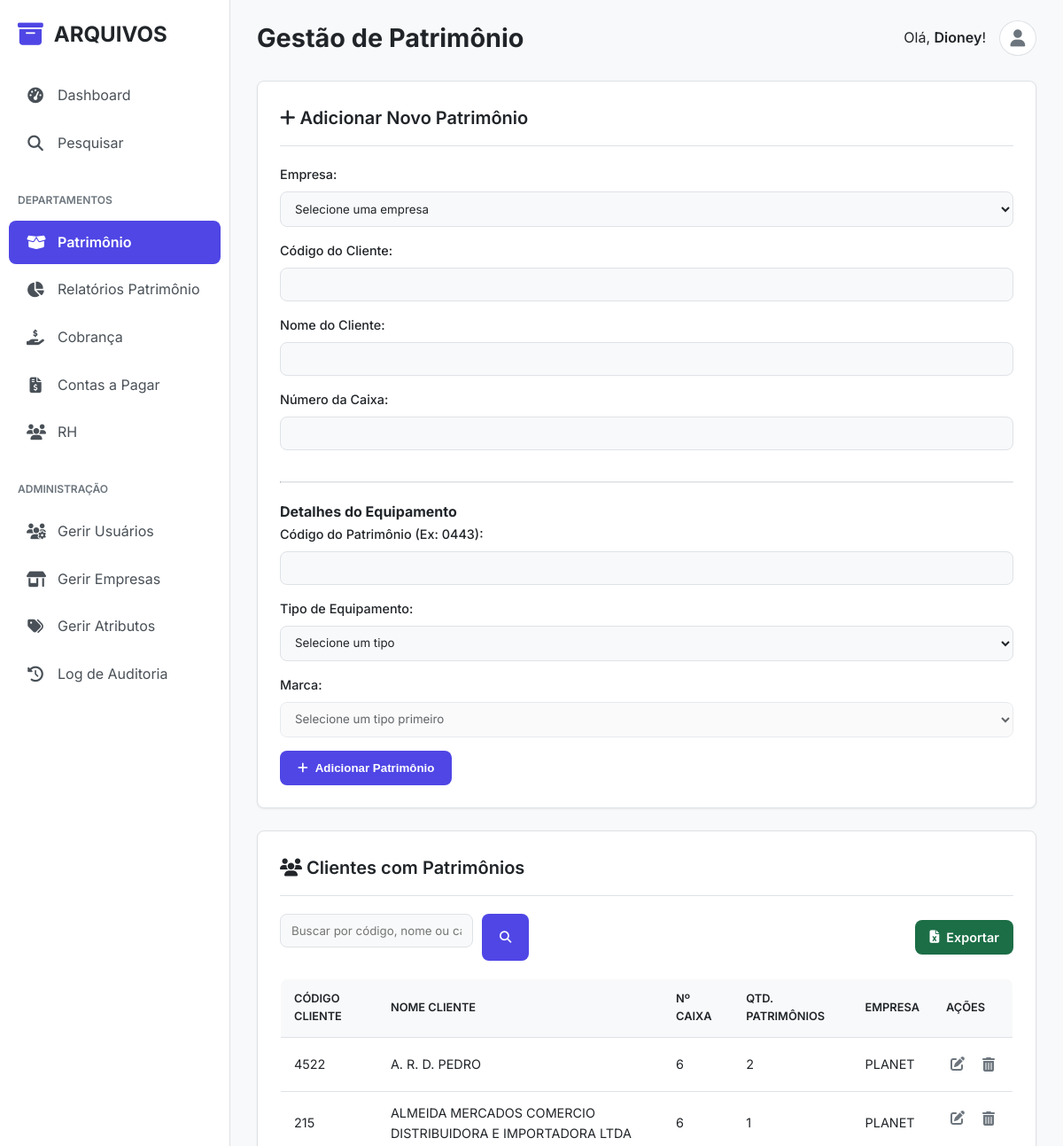
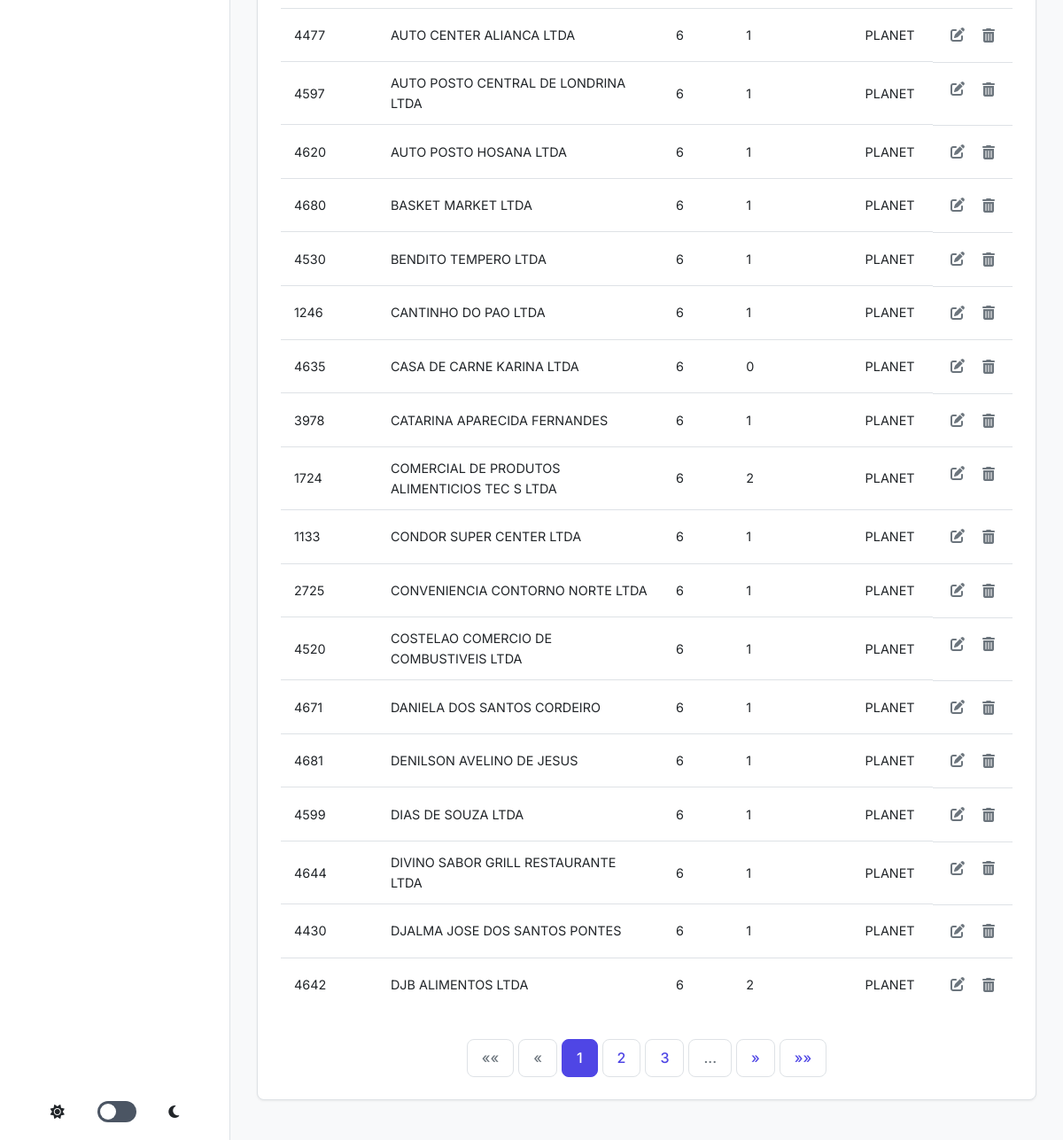
Page /patrimonio/dashboard (signed in) on the committed database (2 pictures, top to bottom).
### tables this page shows
CREATE TABLE clientes (
            id INTEGER PRIMARY KEY AUTOINCREMENT,
            codigo_cliente TEXT NOT NULL,
            nome_cliente TEXT NOT NULL,
            numero_caixa TEXT NOT NULL DEFAULT '',
            store_id INTEGER,
            UNIQUE(codigo_cliente, store_id),
            FOREIGN KEY (store_id) REFERENCES stores(id)
        );

CREATE TABLE stores (
            id INTEGER PRIMARY KEY AUTOINCREMENT,
            name TEXT UNIQUE NOT NULL
        );

### app.py (the view, shortened to what this page needs)
@app.route('/patrimonio/dashboard', methods=['GET', 'POST'])
@login_required
@role_required(['super_admin', 'admin_patrimonio'])
def patrimonio_dashboard():
    db = get_db()
    page = request.args.get('page', 1, type=int)
    search_query = request.args.get('search', '').strip()
    params = []
    where_clauses = []
    if session['role'] != 'super_admin':
        where_clauses.append("c.store_id = ?")
        params.append(session.get('store_id'))
    if search_query:
        search_term = f"%{search_query}%"
        where_clauses.append("(c.codigo_cliente LIKE ? OR c.nome_cliente LIKE ? OR c.numero_caixa LIKE ?)")
        params.extend([search_term, search_term, search_term])
    base_query = "FROM clientes c LEFT JOIN stores s ON c.store_id = s.id"
    if where_clauses:
        base_query += " WHERE " + " AND ".join(where_clauses)
    total_items = db.execute(f"SELECT COUNT(c.id) {base_query}", params).fetchone()[0]
    total_pages = (total_items + PER_PAGE - 1) // PER_PAGE if total_items > 0 else 1
    offset = (page - 1) * PER_PAGE
    clientes_raw = db.execute(f"SELECT c.*, s.name as store_name {base_query} ORDER BY c.nome_cliente ASC LIMIT ? OFFSET ?", params + [PER_PAGE, offset]).fetchall()
    clientes_list = []
    for cliente in clientes_raw:
        cliente_dict = dict(cliente)
        count = db.execute("SELECT COUNT(id) FROM patrimonio_items WHERE cliente_id = ?", (cliente_dict['id'],)).fetchone()[0]
        cliente_dict['patrimonio_count'] = count
        clientes_list.append(cliente_dict)
    tipos = db.execute("SELECT * FROM tipos_equipamento ORDER BY nome").fetchall()
    stores = db.execute("SELECT * FROM stores ORDER BY name").fetchall() if session['role'] == 'super_admin' else []
    tamanhos = db.execute("SELECT * FROM tamanhos ORDER BY nome").fetchall()
    stores = db.execute("SELECT * FROM stores ORDER BY name").fetchall() if session['role'] == 'super_admin' else []
    return render_template('patrimonio/patrimonio_dashboard.html', clientes=clientes_list, tipos=tipos, tamanhos=tamanhos, stores=stores, page=page, total_pages=total_pages, search=search_query)

### app.py (called while the page is built)
@app.before_request
def log_request_info():
    print(f"\n>>> REQUISIÇÃO RECEBIDA: {request.method} {request.path}")
    print(f">>> Cabeçalho 'Cookie': {request.headers.get('Cookie')}")
    print(f">>> Sessão no início da requisição: {dict(session)}")

def login_required(f):
    @wraps(f)
    def decorated_function(*args, **kwargs):
        print(f"--- Verificando @login_required para a rota: '{request.endpoint}'")
        if 'logged_in' not in session:
            print(f"--- FALHA em @login_required. Sessão atual: {dict(session)}")
            flash('Você precisa fazer login para acessar esta página.', 'danger')
            return redirect(url_for('admin_login'))
        print(f"--- SUCESSO em @login_required. Usuário '{session.get('username')}' está logado.")
        return f(*args, **kwargs)
    return decorated_function

def role_required(allowed_roles):
    def decorator(f):
        @wraps(f)
        def decorated_function(*args, **kwargs):
            if not session.get('logged_in') or session.get('role') not in allowed_roles:
                if is_ajax_request():
                    return jsonify({'status': 'error', 'message': 'Você não tem permissão para esta ação.'}), 403
                log_action('acesso_negado', target_name=request.path)
                flash('Você não tem permissão para acessar esta página.', 'danger')
                return redirect(url_for('admin_dashboard'))
            return f(*args, **kwargs)
        return decorated_function
    return decorator

### database.py (called while the page is built)
def get_db():
    if 'db' not in g:
        g.db = sqlite3.connect(DATABASE)
        g.db.row_factory = sqlite3.Row
    return g.db

### templates/patrimonio/patrimonio_dashboard.html (shortened to what this page needs)
{% extends "base.html" %}
{% block page_title %}Gestão de Patrimônio{% endblock %}
{% block content %}
<div class="card">
    <h2><i class="fas fa-plus"></i> Adicionar Novo Patrimônio</h2>
    <form action="{{ url_for('patrimonio_dashboard') }}" method="POST" id="patrimonio-form"
          data-cliente-api-base-url="{{ url_for('get_client_info', codigo_cliente=0)[:-2] }}"
          data-marcas-api-base-url="{{ url_for('get_marcas_por_tipo', tipo_id=0)[:-2] }}">
        {% if session.role == 'super_admin' %}
        <label for="store_id">Empresa:</label>
        <select id="store_id" name="store_id" required>
            <option value="">Selecione uma empresa</option>
        </select>
        {% endif %}
        <label for="codigo_cliente">Código do Cliente:</label>
        <input type="text" id="codigo_cliente" name="codigo_cliente" required>
        <label for="nome_cliente">Nome do Cliente:</label>
        <input type="text" id="nome_cliente" name="nome_cliente" required>
        <label for="numero_caixa">Número da Caixa:</label>
        <input type="text" id="numero_caixa" name="numero_caixa" required>
        <hr style="border-top: 1px solid var(--border-color); margin: 20px 0;">
        <h4>Detalhes do Equipamento</h4>
        <label for="codigo_patrimonio">Código do Patrimônio (Ex: 0443):</label>
        <input type="text" id="codigo_patrimonio" name="codigo_patrimonio" required>
        <label for="tipo_id">Tipo de Equipamento:</label>
        <select id="tipo_id" name="tipo_id" required>
            <option value="">Selecione um tipo</option>
        </select>
        <label for="marca_id">Marca:</label>
        <select id="marca_id" name="marca_id" required disabled>
            <option value="">Selecione um tipo primeiro</option>
        </select>
        <button type="submit"><i class="fas fa-plus"></i> Adicionar Patrimônio</button>
    </form>
</div>
<div class="card">
    <h2><i class="fas fa-users"></i> Clientes com Patrimônios</h2>
    <div class="dashboard-actions">
        <form method="GET" action="{{ url_for('patrimonio_dashboard') }}" class="filter-form">
            <input type="text" name="search" placeholder="Buscar por código, nome ou caixa..." value="{{ search or '' }}">
            <button type="submit" class="button-primary"><i class="fas fa-search"></i></button>
        </form>
        <a href="{{ url_for('patrimonio_export_excel') }}" class="export-button">
            <i class="fas fa-file-excel"></i> Exportar
        </a>
    </div>
    <div class="table-wrapper">
        {% if clientes %}
            <table>
                <thead>
                    <tr>
                        <th>Código Cliente</th>
                        <th>Nome Cliente</th>
                        <th>Nº Caixa</th>
                        <th>Qtd. Patrimônios</th>
                        {% if session.role == 'super_admin' %}<th>Empresa</th>{% endif %}
                        <th>Ações</th>
                    </tr>
                </thead>
                <tbody>
                    {% for cliente in clientes %}
                        <tr data-id="{{ cliente.id }}">
                            <td>{{ cliente.codigo_cliente }}</td>
                            <td>{{ cliente.nome_cliente }}</td>
                            <td>{{ cliente.numero_caixa }}</td>
                            <td>{{ cliente.patrimonio_count }}</td>
                            {% if session.role == 'super_admin' %}<td>{{ cliente.store_name or 'N/A' }}</td>{% endif %}
                            <td class="actions">
                                <a href="{{ url_for('patrimonio_edit', cliente_id=cliente.id) }}" title="Editar" class="edit"><i class="fas fa-edit"></i></a>
                                <form action="{{ url_for('patrimonio_delete', cliente_id=cliente.id) }}" method="POST" style="display:inline;" onsubmit="return confirm('Tem certeza que deseja excluir este cliente e TODOS os seus patrimônios?');">
                                    <button type="submit" title="Excluir" class="delete"><i class="fas fa-trash-alt"></i></button>
                                </form>
                            </td>
                        </tr>
                    {% endfor %}
                </tbody>
            </table>
        {% else %}
            <p style="text-align:center; padding: 20px;">Nenhum cliente com patrimônio encontrado.</p>
        {% endif %}
    </div>
    {% include '_pagination.html' %}
</div>
{% endblock %}

### static/css/style.css (style rules this page uses)
:root { --font-family: 'Inter', sans-serif; --transition-fast: 0.2s ease; --border-radius-md: 8px; --shadow-sm: 0 1px 3px rgba(0,0,0,0.05), 0 1px 2px rgba(0,0,0,0.02); --shadow-md: 0 4px 6px -1px rgba(0,0,0,0.1), 0 2px 4px -1px rgba(0,0,0,0.06); }
[data-theme="light"] { --bg-primary: #f8f9fa; --bg-secondary: #ffffff; --bg-sidebar: #ffffff; --text-primary: #212529; --text-secondary: #6c757d; --text-on-sidebar: #495057; --border-color: #dee2e6; --color-primary: #4f46e5; --color-primary-hover: #4338ca; --bg-hover-link: #f1f3f5; --bg-active-link: #eef2ff; --color-success: #16a34a; --color-danger: #dc2626; --color-warning: #f59e0b; }
* { box-sizing: border-box; margin: 0; padding: 0; }
body { font-family: var(--font-family); background-color: var(--bg-primary); color: var(--text-primary); line-height: 1.6; font-size: 16px; }
.card { background-color: var(--bg-secondary); border-radius: var(--border-radius-md); padding: 25px; margin-bottom: 25px; box-shadow: var(--shadow-sm); border: 1px solid var(--border-color); }
.card h2, .card h3 { font-size: 1.25rem; font-weight: 600; margin-bottom: 20px; padding-bottom: 15px; border-bottom: 1px solid var(--border-color); }
form label { font-weight: 500; font-size: 0.9rem; margin-bottom: 8px; display: block; }
form input, form select, form textarea { width: 100%; padding: 10px 12px; border: 1px solid var(--border-color); background-color: var(--bg-primary); color: var(--text-primary); border-radius: var(--border-radius-md); font-family: var(--font-family); transition: border-color var(--transition-fast), box-shadow var(--transition-fast); }
form input, form select { margin-bottom: 15px; }
button, .button-primary { background-color: var(--color-primary); color: #fff; padding: 12px 20px; border: none; border-radius: var(--border-radius-md); cursor: pointer; font-weight: 600; text-decoration: none; display: inline-flex; align-items: center; gap: 8px; transition: background-color var(--transition-fast); }
.table-wrapper { overflow-x: auto; }
table { width: 100%; border-collapse: collapse; background-color: var(--bg-secondary); border-radius: var(--border-radius-md); overflow: hidden; border: 1px solid var(--border-color); font-size: 0.9rem; }
table th { background-color: var(--bg-primary); padding: 12px 15px; text-align: left; font-weight: 600; text-transform: uppercase; font-size: 0.8rem; }
table td { padding: 12px 15px; border-top: 1px solid var(--border-color); vertical-align: middle; }
.actions { display: flex; gap: 10px; align-items: center; }
.actions a, .actions button { background: none; border: none; cursor: pointer; padding: 5px; font-size: 1rem; color: var(--text-secondary); transition: color var(--transition-fast); }
.export-button { display: inline-flex; align-items: center; gap: 8px; padding: 8px 16px; border: none; border-radius: var(--border-radius-md); background-color: #1c6e46; color: white; text-decoration: none; font-weight: 600; font-size: 0.9rem; cursor: pointer; transition: all 0.3s ease; }
.dashboard-actions { display: flex; justify-content: space-between; align-items: center; margin-bottom: 20px; }
.filter-form { display: flex; gap: 10px; }

### rows in the picture
clientes: codigo_cliente "4522", nome_cliente "A. R. D. PEDRO", numero_caixa "6", patrimonio_count "2", name "PLANET"
clientes: codigo_cliente "215", nome_cliente "ALMEIDA MERCADOS COMERCIO DISTRIBUIDORA E IMPORTADORA LTDA", numero_caixa "6", patrimonio_count "1", name "PLANET"
clientes: codigo_cliente "4477", nome_cliente "AUTO CENTER ALIANCA LTDA", numero_caixa "6", patrimonio_count "1", name "PLANET"
clientes: codigo_cliente "4597", nome_cliente "AUTO POSTO CENTRAL DE LONDRINA LTDA", numero_caixa "6", patrimonio_count "1", name "PLANET"
clientes: codigo_cliente "4620", nome_cliente "AUTO POSTO HOSANA LTDA", numero_caixa "6", patrimonio_count "1", name "PLANET"
clientes: codigo_cliente "4680", nome_cliente "BASKET MARKET LTDA", numero_caixa "6", patrimonio_count "1", name "PLANET"
clientes: codigo_cliente "4530", nome_cliente "BENDITO TEMPERO LTDA", numero_caixa "6", patrimonio_count "1", name "PLANET"
clientes: codigo_cliente "1246", nome_cliente "CANTINHO DO PAO LTDA", numero_caixa "6", patrimonio_count "1", name "PLANET"
clientes: codigo_cliente "4635", nome_cliente "CASA DE CARNE KARINA LTDA", numero_caixa "6", patrimonio_count "0", name "PLANET"
clientes: codigo_cliente "3978", nome_cliente "CATARINA APARECIDA FERNANDES", numero_caixa "6", patrimonio_count "1", name "PLANET"
clientes: codigo_cliente "1724", nome_cliente "COMERCIAL DE PRODUTOS ALIMENTICIOS TEC S LTDA", numero_caixa "6", patrimonio_count "2", name "PLANET"
clientes: codigo_cliente "1133", nome_cliente "CONDOR SUPER CENTER LTDA", numero_caixa "6", patrimonio_count "1", name "PLANET"
clientes: codigo_cliente "2725", nome_cliente "CONVENIENCIA CONTORNO NORTE LTDA", numero_caixa "6", patrimonio_count "1", name "PLANET"
clientes: codigo_cliente "4520", nome_cliente "COSTELAO COMERCIO DE COMBUSTIVEIS LTDA", numero_caixa "6", patrimonio_count "1", name "PLANET"
clientes: codigo_cliente "4671", nome_cliente "DANIELA DOS SANTOS CORDEIRO", numero_caixa "6", patrimonio_count "1", name "PLANET"
clientes: codigo_cliente "4681", nome_cliente "DENILSON AVELINO DE JESUS", numero_caixa "6", patrimonio_count "1", name "PLANET"
clientes: codigo_cliente "4599", nome_cliente "DIAS DE SOUZA LTDA", numero_caixa "6", patrimonio_count "1", name "PLANET"
clientes: codigo_cliente "4644", nome_cliente "DIVINO SABOR GRILL RESTAURANTE LTDA", numero_caixa "6", patrimonio_count "1", name "PLANET"
clientes: codigo_cliente "4430", nome_cliente "DJALMA JOSE DOS SANTOS PONTES", numero_caixa "6", patrimonio_count "1", name "PLANET"
clientes: codigo_cliente "4642", nome_cliente "DJB ALIMENTOS LTDA", numero_caixa "6", patrimonio_count "2", name "PLANET"

### other values in the picture
{{ session.username }} "Dioney"
{{ p }} "1"
{{ p }} "2" "3"
